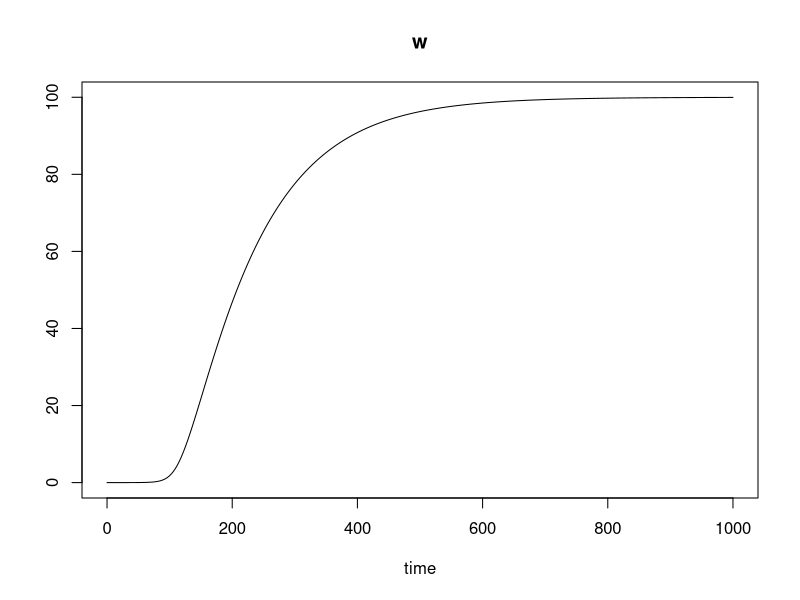
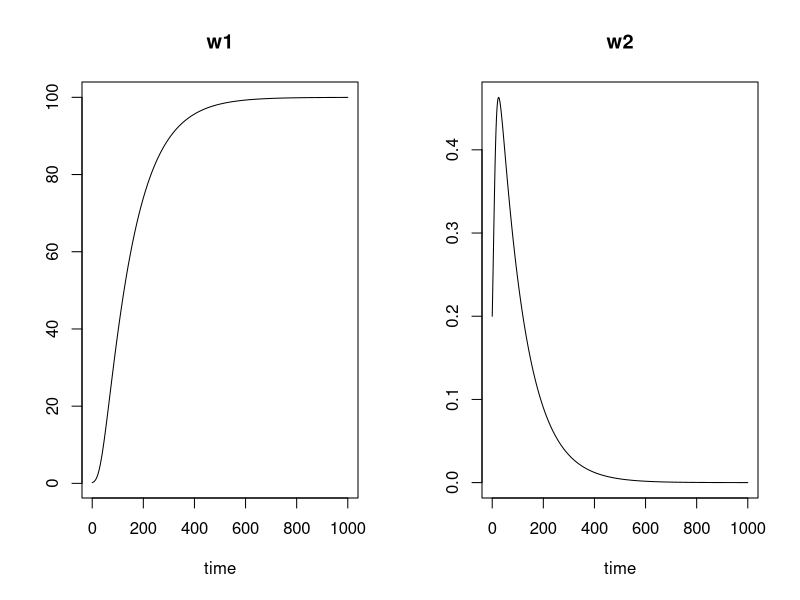

These charts were generated, in order, by the following R code: (Note: this script raises an error after producing the figures.)
library(deSolve)

#test model
parameters <- c(a = -8/3, b = -10, c = 28)
state <- c(X = 1, Y = 1, Z = 1)
times <- seq(0, 100, by = 0.01)

Lorenz <- function(t, state, parameters){
	with(as.list(c(state, parameters)),{
		# rate of change
		dX <- a*X + Y*Z
		dY <- b* (Y - Z)
		dZ <- -X*Y + c*Y - Z

		#return rate of change
		list(c(dX, dY, dZ))
	})
}

out <- ode(y = state, times = times, func = Lorenz, parms = parameters)
head(out)




#test model
parameters <- c(k = 0.11, m = 0.01, g = 0.1, n = 1)
state <- c(w = 0.0001)
times <- seq(0, 1000, by = 0.01)
growth <- function(t, state, parameters){
	with(as.list(c(state, parameters)),{
		# rate of change
		dw <- ((k*w/(1 + g*w^n))) - m*w

		#return rate of change
		list(c(dw))
	})
}
out <- ode(y = state, times = times, func = growth, parms = parameters)

head(out)
plot(out)


# two plant growth model

parameters <- c(k = 0.11, m = 0.01, g = 0.1, n = 1, C = 0.7, q = 2)
state <- c(w1 = 0.20, w2 = 0.2)
times <- seq(0, 1000, by = 0.01)
growth2 <- function(t, state, parameters){
	with(as.list(c(state, parameters)),{
		# rate of change
		dw1 <- (w1^q/(w1^q + C*w2^q))*(k*(w1+w2)/(1 + g*(w1+w2)^n)) - m*w1
		dw2 <- (C*(w2^q/(w1^q + C*w2^q)))*(k*(w1+w2)/(1 + g*(w1+w2)^n)) - m*w2

		#return rate of change
		list(c(dw1, dw2))
	})
}


out <- ode(y = state, times = times, func = growth2, parms = parameters)

head(out)
plot(out)

# two plant growth model nested
w <- w1 + w2
parameters <- c(k = 0.11, m = 0.01, g = 0.1, n = 1, C = 0.2, b = 25)
state <- c(w1 = 1, w2 = 1)
times <- seq(0, 1000, by = 0.01)

growth3 <- function(t, state, parameters){
	with(as.list(c(state, parameters)),{
		if ((1 - (b / (w1^(2/3) + w2^(2/3)))) >= 0)
			theta <- (1 - (b / (w1^(2/3) + w2^(2/3))))
		else 
			theta <- 0
		dw1 <- (w1/(w1 + C*theta*w2))*(k*w1/(1 + g*(w1^n))) - m*w1
		dw2 <- (w2/(w2 + (theta*w1)/C))*(k*w2/(1 + g*(w2^n))) - m*w2

		#return rate of change
		list(c(dw1, dw2))
	})
}
out <- ode(y = state, times = times, func = growth3, parms = parameters)

head(out)
plot(out)
